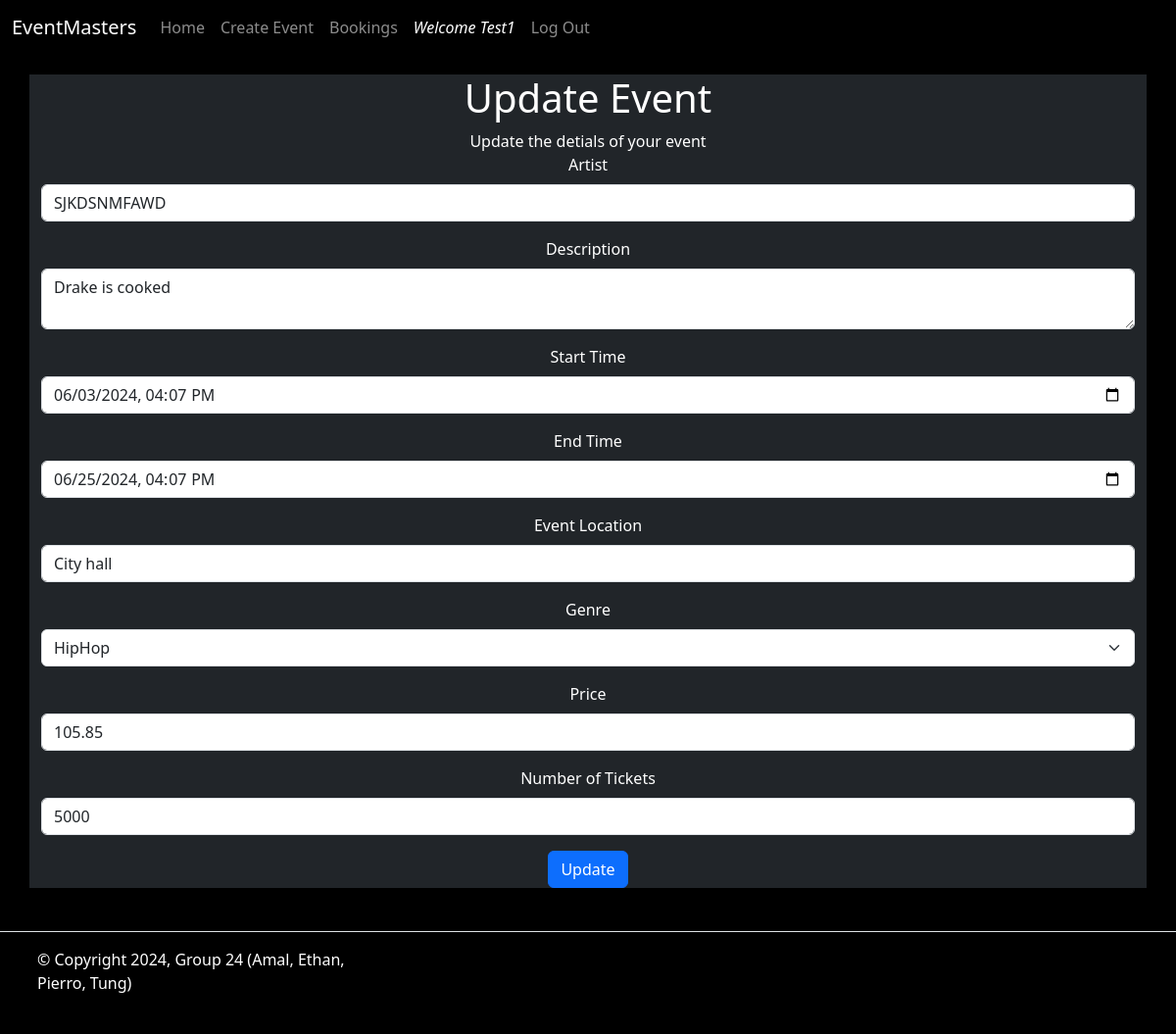
/Events/update/1 (signed in), run on an earlier commit of the app's database.
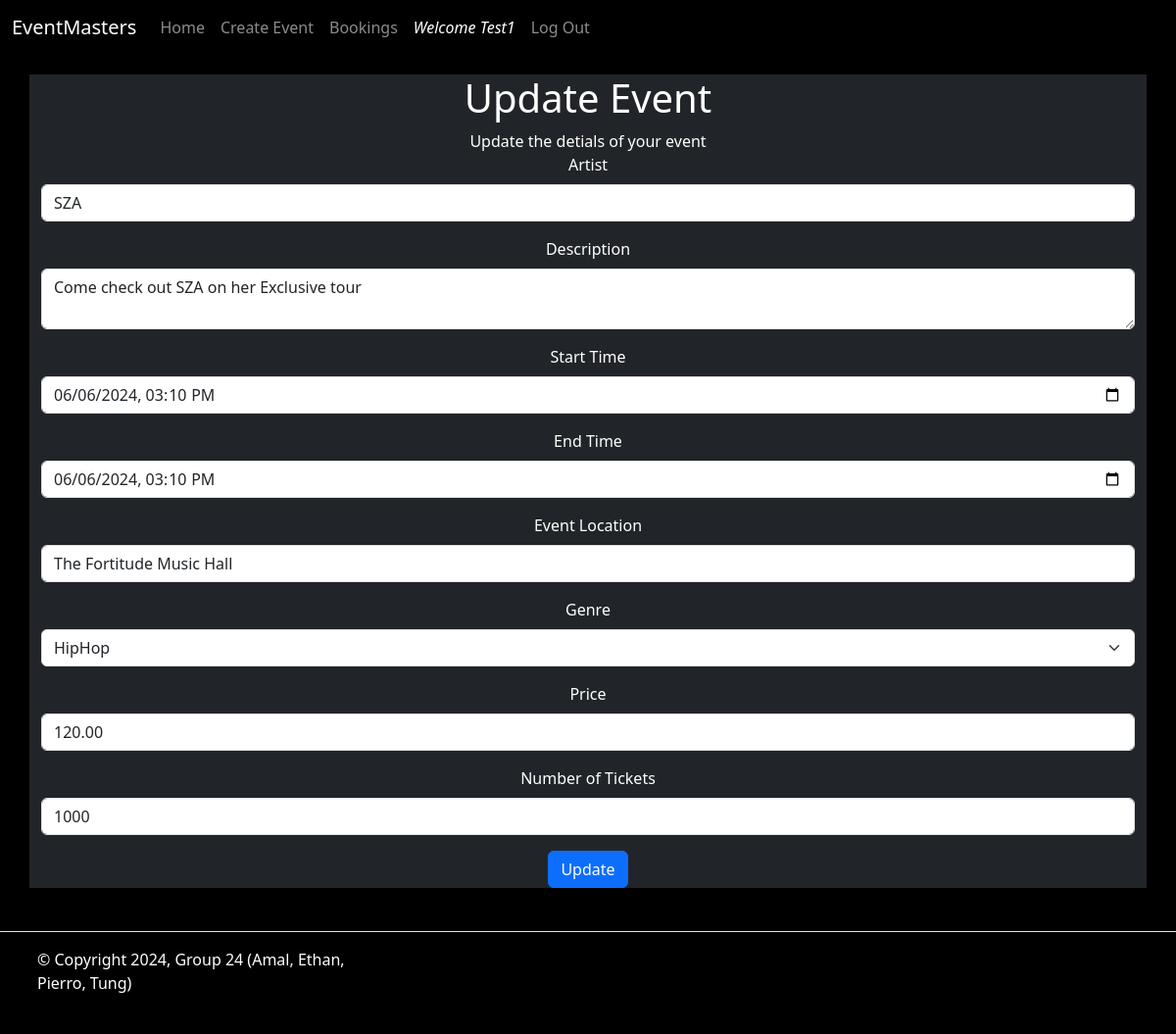
And on a later commit of the database.
### website/models.py (models this page shows, shortened)
class User(db.Model, UserMixin):
    __tablename__ = 'users'
    id = db.Column(db.Integer, primary_key = True, unique=True)
    name = db.Column(db.String(100), index=True, unique=True, nullable=False)
    emailid = db.Column(db.String(100), index=True, nullable=False)
    password_hash = db.Column(db.String(255), nullable=False)
    comments = db.relationship('Comment', backref='user')
    orders = db.relationship('Order', backref='user')

class Event(db.Model):
    __tablename__ = 'events'
    id = db.Column(db.Integer, primary_key=True)
    name = db.Column(db.String(80))
    description = db.Column(db.String(200))
    image = db.Column(db.String(400))
    start_time = db.Column(db.DateTime)
    end_time = db.Column(db.DateTime)
    location = db.Column(db.String(80))
    genre = db.Column(db.Integer)
    price = db.Column(db.Float)
    numberoftickets = db.Column(db.Integer)
    status = db.Column(db.String(20), default="Open")
    comments = db.relationship('Comment', backref='event')
    orders = db.relationship('Order', backref='event')
    user_id = db.Column(db.Integer, db.ForeignKey('users.id'))

### website/events.py (the view)
@event_bp.route('/update/<int:id>', methods = ['GET', 'POST'])
@login_required
def update(id):
  event = db.session.query(Event).get(id)
  form = UpdateForm(obj=event)
  if form.validate_on_submit():
    form.populate_obj(event)
    db.session.commit()
    flash('Successfully upated Event', 'success')
    return redirect(url_for('Event.details', id=event.id))
  return render_template('/Events/update.html', form=form, id=id)

### website/forms.py
class UpdateForm(FlaskForm):
  name = StringField('Artist', validators=[InputRequired()])
  description = TextAreaField('Description', validators = [InputRequired()])
  start_time = DateTimeLocalField('Start Time', validators=[InputRequired()])
  end_time = DateTimeLocalField('End Time', validators=[InputRequired()])
  location = StringField('Event Location', validators=[InputRequired()])
  genre = SelectField('Genre', validators=[InputRequired()], choices = [(1,'HipHop'), (2,'Pop'), (3,'Rock'), (4,'Metal'), (5,'Indie'), (6,'Folk'), (7,'EDM')])
  price = DecimalField('Price', validators=[InputRequired(), NumberRange(min=0, max=1000)])
  numberoftickets = IntegerField('Number of Tickets', validators=[InputRequired(), NumberRange(min=1, max=50000)])
  submit = SubmitField("Update")

### website/templates/Events/update.html (shortened to what this page needs)
{% extends 'base.html' %}
{% from 'bootstrap5/form.html' import render_form %}
{% block content %}
<main class="rowimg">
    <div class="container text-center">
        <div class="row updates image" >
          <div class="col-md-12">
            <h1> Update Event</h1>
            <p1> Update the detials of your event </p1>
            {{ render_form(form) }}
          </div>
        </div>
    </div>
</main>
{%endblock%}

### website/templates/base.html (shortened to what this page needs)
<!DOCTYPE html>
<html lang="en">
  <head>
    <link
      href="https://cdn.jsdelivr.net/npm/bootstrap@5.3.3/dist/css/bootstrap.min.css"
      rel="stylesheet"
    />
    <link href="{{url_for('static', filename='style/Style.css')}}" rel="stylesheet"/>
  </head>
  <body class="background">
    <header>
      <nav class="navbar navbar-expand-lg navbar-dark background">
        <div class="container-fluid">
          <a class="navbar-brand" href="{{url_for('main.index')}}">EventMasters</a>
          <div class="collapse navbar-collapse" id="navbarSupportedContent">
            <ul class="navbar-nav me-auto mb-2 mb-lg-0">
              <li class="nav-item">
                <a class="nav-link" href="{{ url_for('main.index') }}">Home</a>
              </li>
              <li class="nav-item">
                <a class="nav-link" href="{{ url_for('Event.create') }}">Create Event</a>
              </li>
              <li class="nav-item">
                <a class="nav-link" href="{{ url_for('Order.orders') }}">Bookings</a>
              </li>
              {% if current_user.is_authenticated %}
              <a id="welcomenavbar" class="nav-item nav-link disabled text-muted" href="#">Welcome {{current_user.name}}</a>
              <a class="nav-item nav-link" href="{{ url_for('auth.logout') }}">Log Out</a>
            {% else %}
              <a class="nav-item nav-link" href="{{ url_for('auth.register') }}">Register</a>
              <a class="nav-item nav-link" href="{{ url_for('auth.login') }}">Log In</a>
            {% endif %}
            </ul>
          </div>
        </div>
      </nav>
    </header>
    {% block content %}
    {% endblock %}
    <footer class="footer d-flex flex-wrap justify-content-between align-items-center py-3 my-4 border-top">
      <div class="col-md-4 d-flex align-items-center">
        <a href="/" class="mb-3 me-2 mb-md-0 text-body-secondary text-decoration-none lh-1">
          <svg class="bi" width="30" height="24"><use xlink:href="#bootstrap"/></svg>
        </a>
        <span class="mb-3 mb-md-0 text-body-secondary" style="color: white !important;">&copy; Copyright 2024, Group 24 (Amal, Ethan, Pierro, Tung)</span>
      </div>
      <ul class="nav col-md-4 justify-content-end list-unstyled d-flex">
        <li class="ms-3"><a class="text-body-secondary" href="#"><svg class="bi" width="24" height="24"><use xlink:href="#twitter"/></svg></a></li>
        <li class="ms-3"><a class="text-body-secondary" href="#"><svg class="bi" width="24" height="24"><use xlink:href="#instagram"/></svg></a></li>
        <li class="ms-3"><a class="text-body-secondary" href="#"><svg class="bi" width="24" height="24"><use xlink:href="#facebook"/></svg></a></li>
      </ul>
    </footer>
</body>
</html>

### website/Static/style/Style.css (style rules this page uses)
.background { background-color: black ; }
.rowimg { padding-top: 20px; padding-bottom: 20px }
.updates { background-color: #212529; color: white; }
#welcomenavbar { color:white !important; font-style: italic; }
footer { position:relative; bottom: 0; width: 100%; }

What changed in the data, as far as the page shows it:
changed Event "HipHop": name "SJKDSNMFAWD" → "SZA"; description "Drake is cooked" → "Come check out SZA on her Exclusive tour"; start_time "06/03/2024 16:07" → "06/06/2024 15:10"; end_time "06/25/2024 16:07" → "06/06/2024 15:10"; location "City hall" → "The Fortitude Music Hall"; price "105.85" → "120.00"; numberoftickets "5000" → "1000"
